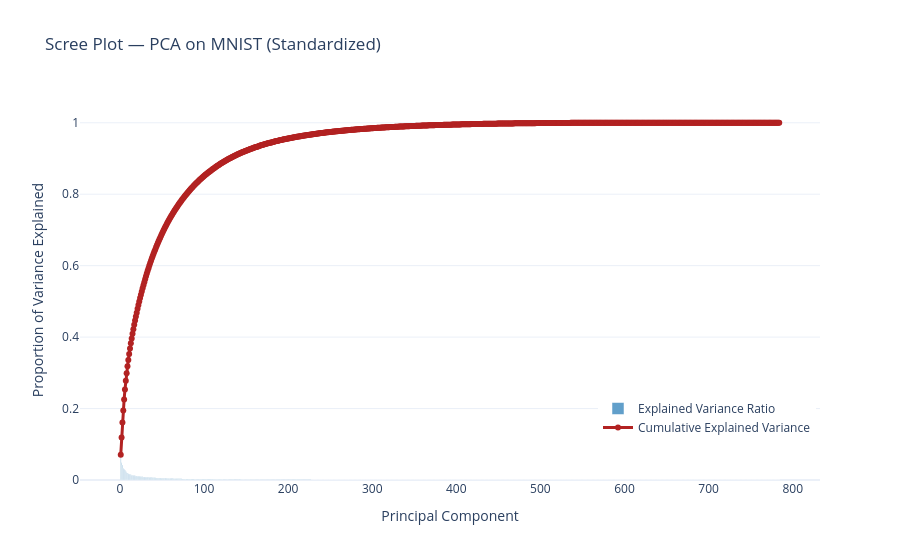

Notebook code cell kept with this figure:
### Code cell
import plotly.graph_objects as go
from sklearn.preprocessing import StandardScaler
from sklearn.decomposition import PCA

# --- Assumes you already have X and y from the MNIST subset step ---

# 1) Standardize features
scaler = StandardScaler(with_mean=True, with_std=True)
X_std = scaler.fit_transform(X)

# 2) Run PCA
pca = PCA(n_components=min(X_std.shape), random_state=0)
X_pca = pca.fit_transform(X_std)

# 3) Explained variance ratios
evr = pca.explained_variance_ratio_
cum_evr = np.cumsum(evr)
components = np.arange(1, len(evr) + 1)

# 4) Create interactive scree plot
fig = go.Figure()

# Bar trace for individual explained variance
fig.add_trace(go.Bar(
    x=components,
    y=evr,
    name='Explained Variance Ratio',
    marker=dict(color='rgba(31, 119, 180, 0.7)')
))

# Line trace for cumulative variance
fig.add_trace(go.Scatter(
    x=components,
    y=cum_evr,
    mode='lines+markers',
    name='Cumulative Explained Variance',
    line=dict(color='firebrick', width=3)
))

# 5) Figure layout
fig.update_layout(
    title='Scree Plot — PCA on MNIST (Standardized)',
    xaxis_title='Principal Component',
    yaxis_title='Proportion of Variance Explained',
    legend=dict(x=0.7, y=0.1),
    template='plotly_white'
)

fig.show()

# 6) (Optional) Print components needed for 95% variance
threshold = 0.95
k_95 = np.argmax(cum_evr >= threshold) + 1
print(f"Number of components to reach {threshold*100:.0f}% variance: {k_95}")

# Reduced dataset (optional)
X_reduced = X_pca[:, :k_95]
print("Reduced X shape:", X_reduced.shape)

### Figure 1 — Plotly figure (JSON) as saved in the notebook; plotly's stock layout.template omitted (floating-point values rounded to 4 significant figures; data arrays with more than 128 entries replaced by an {"elided": "..."} marker saying what was removed)
{"data": [{"marker": {"color": "rgba(31, 119, 180, 0.7)"}, "name": "Explained Variance Ratio", "type": "bar", "x": {"elided": "784 int values"}, "y": {"elided": "784 float values"}}, {"line": {"color": "firebrick", "width": 3}, "mode": "lines+markers", "name": "Cumulative Explained Variance", "type": "scatter", "x": {"elided": "784 int values"}, "y": {"elided": "784 float values"}}], "layout": {"legend": {"x": 0.7, "y": 0.1}, "title": {"text": "Scree Plot — PCA on MNIST (Standardized)"}, "xaxis": {"title": {"text": "Principal Component"}}, "yaxis": {"title": {"text": "Proportion of Variance Explained"}}}}
